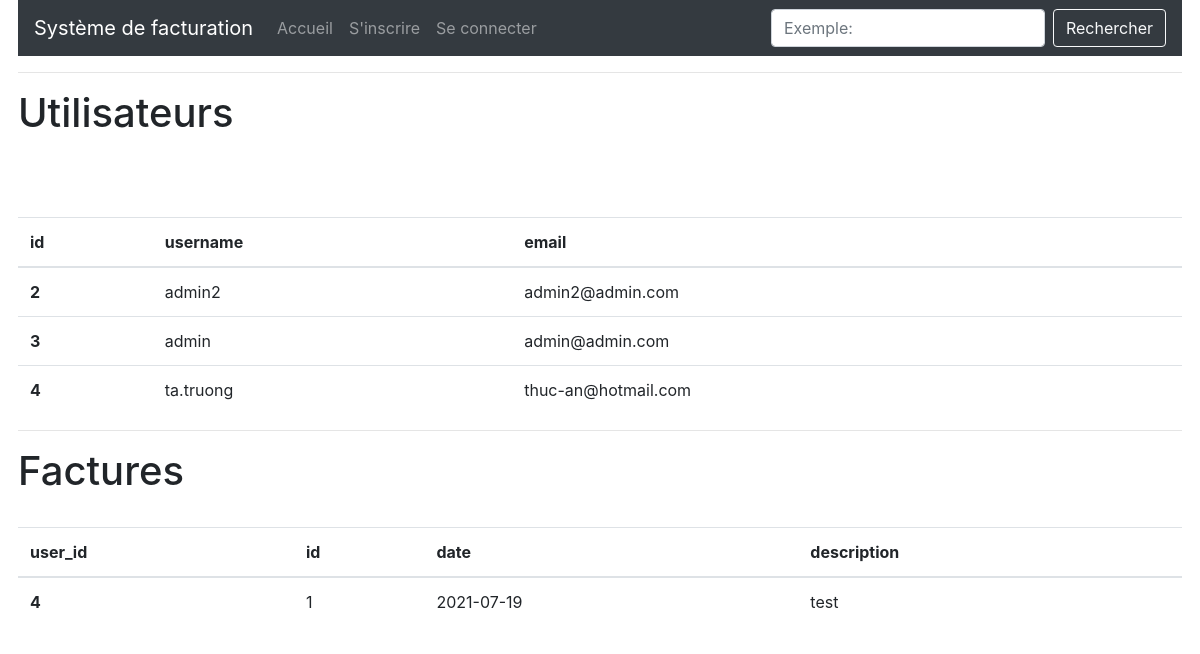
Screenshot of /all with the database file from the repository.
### app/models.py (models this page shows, shortened)
class User(UserMixin, db.Model):
    id = db.Column(db.Integer, primary_key=True)
    username = db.Column(db.String(64), index=True, unique=True)
    email = db.Column(db.String(120), index=True, unique=True)
    password_hash = db.Column(db.String(128))
    factures = db.relationship('Facture', backref='author', lazy='dynamic')
    about_me = db.Column(db.String(140))
    last_seen = db.Column(db.DateTime, default=datetime.utcnow)

class Facture(db.Model):
    id = db.Column(db.Integer, primary_key=True)
    reference = db.Column(db.String(50), unique=True, nullable=False)
    description = db.Column(db.String(140), nullable=False)
    date = db.Column(db.Date, nullable=False)
    due_date = db.Column(db.Date, nullable=False)
    amount = db.Column(db.Float, nullable=False)
    user_id = db.Column(db.Integer, db.ForeignKey('user.id'))

### app/routes.py (the view)
@app.route('/all')
def all():
    users = User.query.all()
    factures = Facture.query.all()
    return render_template('all.html', users=users, factures=factures)

### app/routes.py (called while the page is built)
@app.before_request
def before_request():
    if current_user.is_authenticated:
        current_user.last_seen = datetime.utcnow()
        db.session.commit()

### app/templates/all.html
{% extends "base.html" %}
{% block app_content %}
  <h1>{{ _('Utilisateurs') }}</h1>
  <table class="table table-hover">
    <thead>
      <tr>
        <th scope="col">id</th>
        <th scope="col">username</th>
        <th scope="col">email</th>
      </tr>
    </thead>
    <tbody>
      {% for u in users %}
        <tr>
          <th scope="row">{{ u.id }}</th>
          <td>{{ u.username }}</td>
          <td>{{ u.email }}</td>
        </tr>
        <br>
      {% endfor %}
    </tbody>
  </table>
  <hr>
  <h1>{{ _('Factures') }}</h1>
  <table class="table table-hover">
    <thead>
      <tr>
        <th scope="col">user_id</th>
        <th scope="col">id</th>
        <th scope="col">date</th>
        <th scope="col">description</th>
      </tr>
    </thead>
    <tbody>
      {% for f in factures %}
        <tr>
          <th scope="row">{{ f.user_id }}</th>
          <td>{{ f.id }}</td>
          <td>{{ f.date }}</td>
          <td>{{ f.description }}</td>
        </tr>
        <br>
      {% endfor %}
    </tbody>
  </table>
{% endblock %}

### rows the page displays
User: id "2", username "admin2", email "admin2@admin.com"
User: id "3", username "admin", email "admin@admin.com"
User: id "4", username "ta.truong", email "thuc-an@hotmail.com"
Facture: user_id "4", id "1", date "2021-07-19", description "test"
